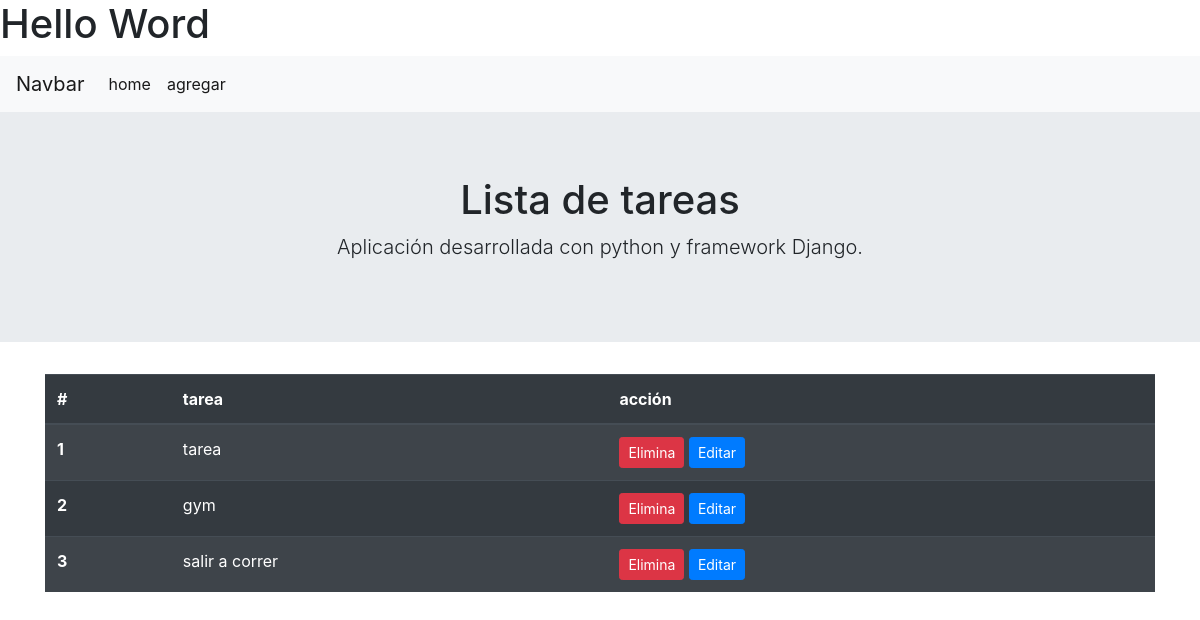
Before: / with the older database file.
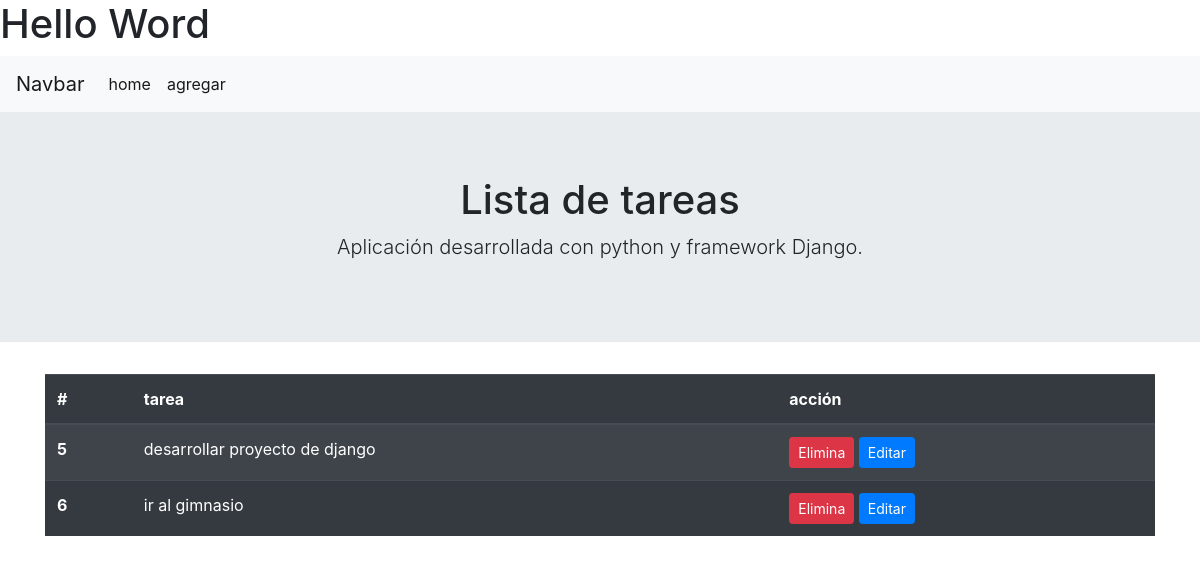
After: the same page with the newer database file.
### todo/models.py (models this page shows)
class Tarea(models.Model):
    tarea=models.CharField(max_length=100)
    def __str__(self):
        return self.tarea

### todo/views.py (the view)
# urls.py: 2. Add a URL to urlpatterns:  path('', views.home, name='home')
def home (request):
    tareas=Tarea.objects.all()
    context={'tareas':tareas}
    return render(request,'todo/home.html',context)

### todo/templates/todo/home.html
{% extends 'todo/layout.html' %}
{% block content %}
<div class="container">
<table class="table table-striped table-dark">
        <thead>
          <tr>
            <th scope="col">#</th>
            <th scope="col">tarea</th>
            <th scope="col">acción</th>
          </tr>
        </thead>
        <tbody>
        {% for tarea in tareas %}
          <tr>
            <th scope="row"> {{tarea.id}} </th>
            <td> {{tarea}} </td>
            <td>
                <a class="btn btn-danger btn-sm" href="{% url 'eliminar' tarea.id %}">Elimina </a></button>
                <a class="btn btn-primary btn-sm" href="{% url 'editar' tarea.id %}">Editar </a></button>
            </td>
          </tr>
          {% endfor %}
        </tbody>
      </table>
        </div>
{% endblock %}

### todo/templates/todo/layout.html (shortened to what this page needs)
<!DOCTYPE html>
<html lang="es" dir="">
<head>
    <link rel="stylesheet" href="https://cdn.jsdelivr.net/npm/bootstrap@4.6.2/dist/css/bootstrap.min.css">
</head>
<body>
    <h1>Hello Word</h1>
    <nav class="navbar navbar-expand-lg navbar-light bg-light">
        <a class="navbar-brand" href="#">Navbar</a>
        <div class="collapse navbar-collapse" id="navbarNav">
            <ul class="navbar-nav">
                <li class="nav-item">
                    <a class="nav-link active" href="{% url 'home' %}"> home </a>
                </li>
        <li class="nav-item">
            <a class="nav-link active" href="{% url 'agregar' %}"> agregar </a>
        </li>
      </ul>
    </div>
  </nav>
  <div class="jumbotron jumbotron-fluid">
    <div class="container text-center">
      <h1 class="dispslay-4">Lista de tareas</h1>
      <p class="lead">Aplicación desarrollada con python y framework Django.</p>
    </div>
  </div>
  {% block content %}
  {% endblock %}
</body>
</html>

Changed rows visible on the page:
removed Tarea: id "1", tarea "tarea"
removed Tarea: id "2", tarea "gym"
removed Tarea: id "3", tarea "salir a correr"
added Tarea: id "5", tarea "desarrollar proyecto de django"
added Tarea: id "6", tarea "ir al gimnasio"
